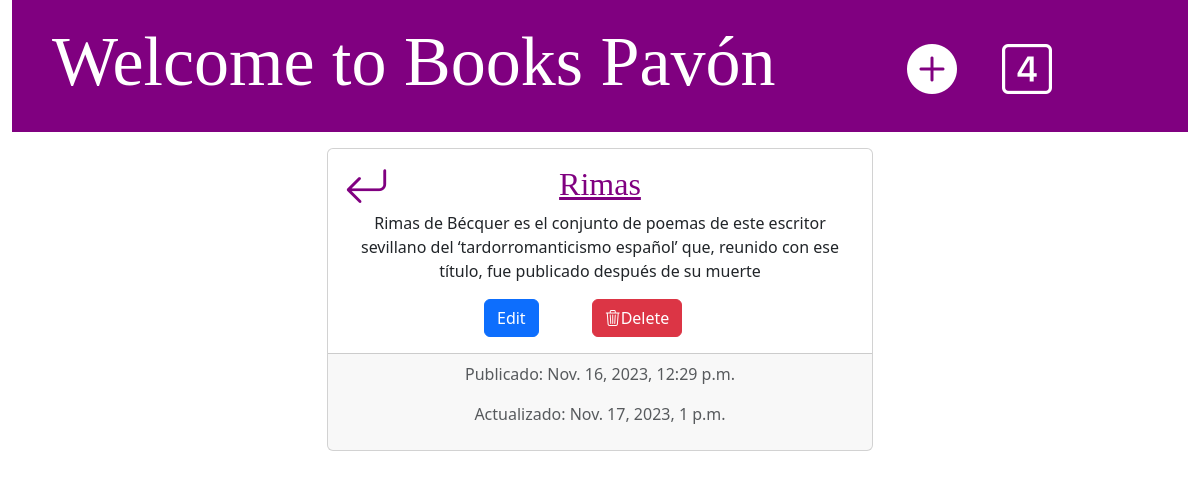
Screenshot of /book/1/ with the database file from the repository.
### books/models.py (models this page shows, shortened)
class Book(models.Model):
    title = models.CharField(max_length=200)
    description = models.TextField()
    author = models.CharField(max_length=100)
    rating = models.PositiveIntegerField(validators=[MaxValueValidator(5)])
    created_at = models.DateTimeField(auto_now_add=True)
    updated_at = models.DateTimeField(auto_now=True)

### books/views.py (the view)
# urls.py: path('book/<int:pk>/', DetailBookView.as_view(), name='book_details'),
class DetailBookView(DetailView):
    model = Book

### books/templates/books/book_detail.html (shortened to what this page needs)
{% extends 'books/base.html' %}
{% block content %}
    <div class="row pt-3">
        <div class="col-6 offset-3">
            <div class="card text-center">
                <div class="card-body">
                    <div class="row">
                        <div class="col-1"> <a href="{% url 'list_books' %}"><i class="flecha bi bi-arrow-return-left"></i></a></div>
                        <h2 class="card-title col-10"><a href="">{{ book.title }} </a></h2>
                    </div>
                    <p class="card-text">{{ book.description|linebreaksbr }} </p>
                <div class="row offset-3">
                    <div class="col-1"><a href="{% url 'book_edit' pk=book.pk %}" class="btn btn-primary">Edit</a></div>
                    <div class="col-4 offset-2"> <a href="{% url 'book_delete' pk=book.pk %}" class="btn btn-danger"><i class="bi bi-trash3"></i>Delete</a></div>
                </div>
                </div>
                <div class="card-footer text-body-secondary">
                    <p> Publicado: {{ book.created_at }}</p>
                    <p> Actualizado: {{ book.updated_at }}</p>
                </div>
            </div>
        </div>
    </div>
    {% endblock %}

### books/static/css/style.css (style rules this page uses)
h1 a, h2 a { color: purple; font-family: 'Times New Roman'; }
.flecha { font-size: 45px; color: purple; }

### rows the page displays
Book: title "Rimas", description "Rimas de Bécquer es el conjunto de poemas de este escritor sevillano del ‘tardorromanticismo español’ que, reunido con ese título, fue publicado después de su muerte", created_at "Nov. 16, 2023, 12:29 p.m.", updated_at "Nov. 17, 2023, 1 p.m."
